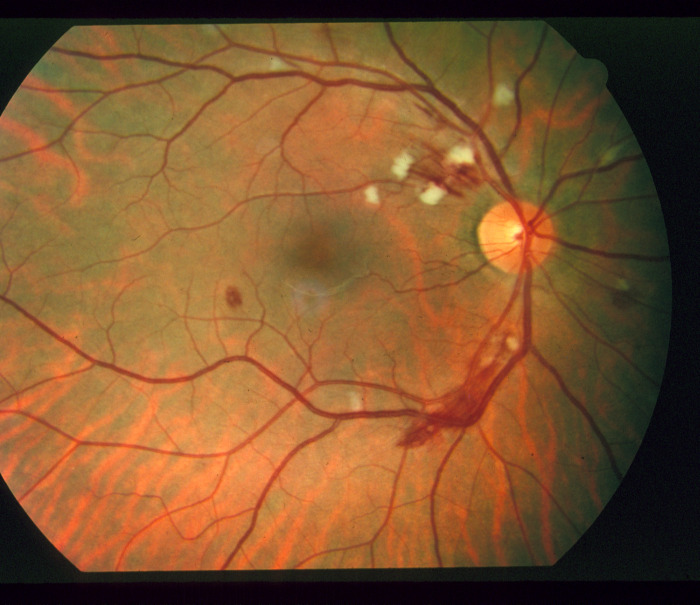
#> input picture data_ex.jpg, 700 x 605 px, given in place of data_ex.ppm, which was not available
$ python img_prep_2.py
#> lines starting #> are read from the running program, lines starting #| are printed output that depends on the picture
import random
from PIL import Image

def load_image(filename):
#> called with filename = 'data_ex.ppm'
    try:
        image = Image.open(filename)
#> image is the input picture: PIL image 700x605 RGB; mean R, G, B 127, 84.9, 46.5
        return image
    except IOError:
        print("Unable to load image")
        return None

def save_image(image, filename):
    try:
        image.save(filename)
    except IOError:
        print("Unable to save image")

def select_columns(image, column_width_range, selection_percentage):
#> called with column_width_range = (8, 30), selection_percentage = 0.2
    width, height = image.size
#> width = 700; height = 605
    min_column_width, max_column_width = column_width_range

    # Calculate the total number of selected pixels
    total_pixels = int((height - 40) * (width * selection_percentage))
#> total_pixels = 79100

    selected_columns = []
    selected_pixels = 0

    while selected_pixels < total_pixels:
        column_width = random.randint(min_column_width, max_column_width)
        column_start = random.randint(20, width - column_width - 20)
        column_end = column_start + column_width

        selected_columns.append((column_start, column_end))
        selected_pixels += column_width * (height - 40)
#> after the loop, selected_pixels = 82490

    return selected_columns

def fill_distorted_image(input_image, selected_columns):
    width, height = input_image.size
    distorted_image = Image.new("RGB", (width, height))

    # Calculate the width of each region
    region_width = width // 5

    for x in range(width):
        for y in range(height):
            if x >= 20 and x < width - 20:
                for column_start, column_end in selected_columns:
                    if x >= column_start and x < column_end:
                        # Calculate the region index
                        region_index = x // region_width

                        # Calculate the midpoint of the selected column within the region
                        region_midpoint = (column_start + column_end) // 2 - region_index * region_width

                        # Calculate the amount of pixels to fill from each side
                        left_pixels = x - column_start
                        right_pixels = column_end - x

                        # Calculate the weight for left and right pixels using a Gaussian distribution
                        weight_left = random.gauss(0.5, 0.1)
                        weight_right = 1 - weight_left

                        # Calculate the new pixel value based on the weights
                        pixel_left = input_image.getpixel((region_index * region_width + region_midpoint - left_pixels, y))
                        pixel_right = input_image.getpixel((region_index * region_width + region_midpoint + right_pixels, y))

                        new_pixel = (
                            int(pixel_left[0] * weight_left + pixel_right[0] * weight_right),
                            int(pixel_left[1] * weight_left + pixel_right[1] * weight_right),
                            int(pixel_left[2] * weight_left + pixel_right[2] * weight_right)
                        )

                        distorted_image.putpixel((x, y), new_pixel)
                        break
                else:
                    distorted_image.putpixel((x, y), input_image.getpixel((x, y)))
            else:
                distorted_image.putpixel((x, y), input_image.getpixel((x, y)))

    return distorted_image


# Define the parameters
input_filename = "data_ex.ppm"
output_filename = "distorted_2.ppm"
column_width_range = (8, 30)
selection_percentage = 0.20

# Load the input image
input_image = load_image(input_filename)
if input_image is None:
    exit()

# Select the columns
selected_columns = select_columns(input_image, column_width_range, selection_percentage)
#> selected_columns = [(450, 470), (285, 294), (517, 541), (330, 350), (386, 409), (243, 269), (162, 186)]

# Fill the distorted image
distorted_image = fill_distorted_image(input_image, selected_columns)
#> in fill_distorted_image, `distorted_image = Image.new("RGB", (width, height))`: distorted_image: PIL image 700x605 RGB; every value is 0
#> after the loop in fill_distorted_image, `for x in range(width):`:
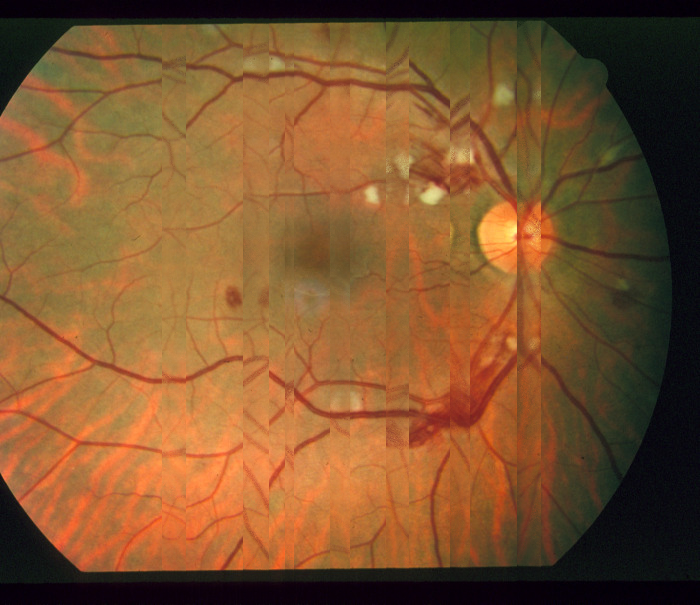
#> distorted_image: PIL image 700x605 RGB; mean R, G, B 126.8, 84.8, 46.4

# Copy the original pixels within the outer 40 pixels
for x in range(20):
    for y in range(input_image.height):
        distorted_image.putpixel((x, y), input_image.getpixel((x, y)))

for x in range(input_image.width - 20, input_image.width):
    for y in range(input_image.height):
        distorted_image.putpixel((x, y), input_image.getpixel((x, y)))

# Save the distorted image
save_image(distorted_image, output_filename)

$ run again, with cat.jpeg copied over data_ex.jpg
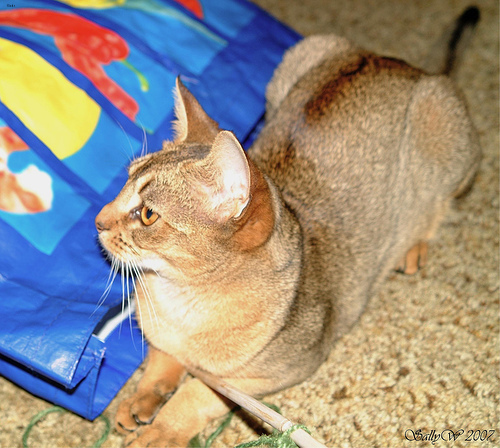
#> input picture cat.jpeg, 500 x 448 px, given in place of data_ex.ppm, which was not available
#> in load_image, image is the input picture: PIL image 500x448 RGB; mean R, G, B 154.8, 144.9, 132.2
#> `selected_columns = select_columns(input_image, column_width_range, sel..`: selected_columns = [(408, 428), (40, 61), (281, 297), (227, 250), (264, 281), (318, 337)]
#> after the loop in fill_distorted_image, `for x in range(width):`:
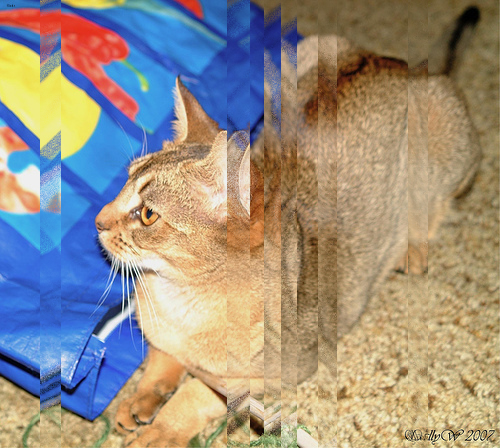
#> distorted_image: PIL image 500x448 RGB; mean R, G, B 154.7, 144.6, 131.8
